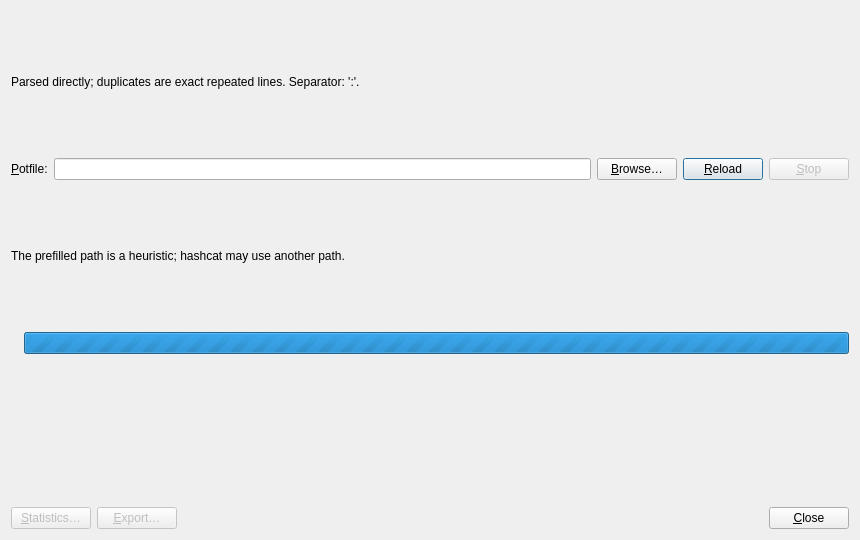
<?xml version="1.0" encoding="UTF-8"?>
<ui version="4.0">
 <class>PotfileInspectorDialog</class>
 <widget class="QDialog" name="PotfileInspectorDialog">
  <property name="geometry">
   <rect>
    <x>0</x>
    <y>0</y>
    <width>860</width>
    <height>540</height>
   </rect>
  </property>
  <property name="windowTitle">
   <string>Potfile inspector</string>
  </property>
  <layout class="QVBoxLayout" name="verticalLayout">
   <item>
    <widget class="QLabel" name="label_note">
     <property name="text">
      <string>Parsed directly; duplicates are exact repeated lines. Separator: ':'.</string>
     </property>
     <property name="wordWrap">
      <bool>true</bool>
     </property>
    </widget>
   </item>
   <item>
    <layout class="QHBoxLayout" name="horizontalLayout_path">
     <item>
      <widget class="QLabel" name="label_potfile">
       <property name="text">
        <string>&amp;Potfile:</string>
       </property>
       <property name="buddy">
        <cstring>lineEdit_potfile</cstring>
       </property>
      </widget>
     </item>
     <item>
      <widget class="QLineEdit" name="lineEdit_potfile">
       <property name="clearButtonEnabled">
        <bool>true</bool>
       </property>
      </widget>
     </item>
     <item>
      <widget class="QPushButton" name="pushButton_browse">
       <property name="text">
        <string>&amp;Browse…</string>
       </property>
       <property name="autoDefault">
        <bool>false</bool>
       </property>
      </widget>
     </item>
     <item>
      <widget class="QPushButton" name="pushButton_reload">
       <property name="toolTip">
        <string>Read the selected potfile again.</string>
       </property>
       <property name="text">
        <string>&amp;Reload</string>
       </property>
       <property name="default">
        <bool>true</bool>
       </property>
      </widget>
     </item>
     <item>
      <widget class="QPushButton" name="pushButton_stop">
       <property name="enabled">
        <bool>false</bool>
       </property>
       <property name="toolTip">
        <string>Stop reading the potfile.</string>
       </property>
       <property name="text">
        <string>&amp;Stop</string>
       </property>
       <property name="accessibleName">
        <string>Stop reading the potfile</string>
       </property>
       <property name="autoDefault">
        <bool>false</bool>
       </property>
      </widget>
     </item>
    </layout>
   </item>
   <item>
    <widget class="QLabel" name="label_heuristic">
     <property name="visible">
      <bool>false</bool>
     </property>
     <property name="text">
      <string>The prefilled path is a heuristic; hashcat may use another path.</string>
     </property>
     <property name="wordWrap">
      <bool>true</bool>
     </property>
    </widget>
   </item>
   <item>
    <layout class="QHBoxLayout" name="horizontalLayout_status">
     <item>
      <widget class="QLabel" name="label_status">
       <property name="text">
        <string/>
       </property>
       <property name="wordWrap">
        <bool>true</bool>
       </property>
      </widget>
     </item>
     <item>
      <widget class="QProgressBar" name="progressBar_busy">
       <property name="visible">
        <bool>false</bool>
       </property>
       <property name="accessibleName">
        <string>Potfile reading progress</string>
       </property>
       <property name="maximum">
        <number>0</number>
       </property>
       <property name="value">
        <number>-1</number>
       </property>
       <property name="textVisible">
        <bool>false</bool>
       </property>
      </widget>
     </item>
    </layout>
   </item>
   <item>
    <widget class="PotfileTableView" name="table_view"/>
   </item>
   <item>
    <layout class="QHBoxLayout" name="horizontalLayout_buttons">
     <item>
      <widget class="QPushButton" name="pushButton_statistics">
       <property name="enabled">
        <bool>false</bool>
       </property>
       <property name="text">
        <string>&amp;Statistics…</string>
       </property>
       <property name="toolTip">
        <string>Show aggregate password statistics for the visible entries</string>
       </property>
       <property name="autoDefault">
        <bool>false</bool>
       </property>
      </widget>
     </item>
     <item>
      <widget class="QPushButton" name="pushButton_export">
       <property name="enabled">
        <bool>false</bool>
       </property>
       <property name="text">
        <string>&amp;Export…</string>
       </property>
       <property name="toolTip">
        <string>Export the visible entries as CSV, TSV or JSON</string>
       </property>
       <property name="autoDefault">
        <bool>false</bool>
       </property>
      </widget>
     </item>
     <item>
      <spacer name="horizontalSpacer">
       <property name="orientation">
        <enum>Qt::Horizontal</enum>
       </property>
       <property name="sizeHint" stdset="0">
        <size>
         <width>40</width>
         <height>20</height>
        </size>
       </property>
      </spacer>
     </item>
     <item>
      <widget class="QPushButton" name="pushButton_close">
       <property name="toolTip">
        <string>Close the dialog.</string>
       </property>
       <property name="text">
        <string>&amp;Close</string>
       </property>
       <property name="autoDefault">
        <bool>false</bool>
       </property>
      </widget>
     </item>
    </layout>
   </item>
  </layout>
 </widget>
 <customwidgets>
  <customwidget>
   <class>PotfileTableView</class>
   <extends>QWidget</extends>
   <header>potfiletableview.h</header>
  </customwidget>
 </customwidgets>
 <resources/>
 <connections/>
</ui>
